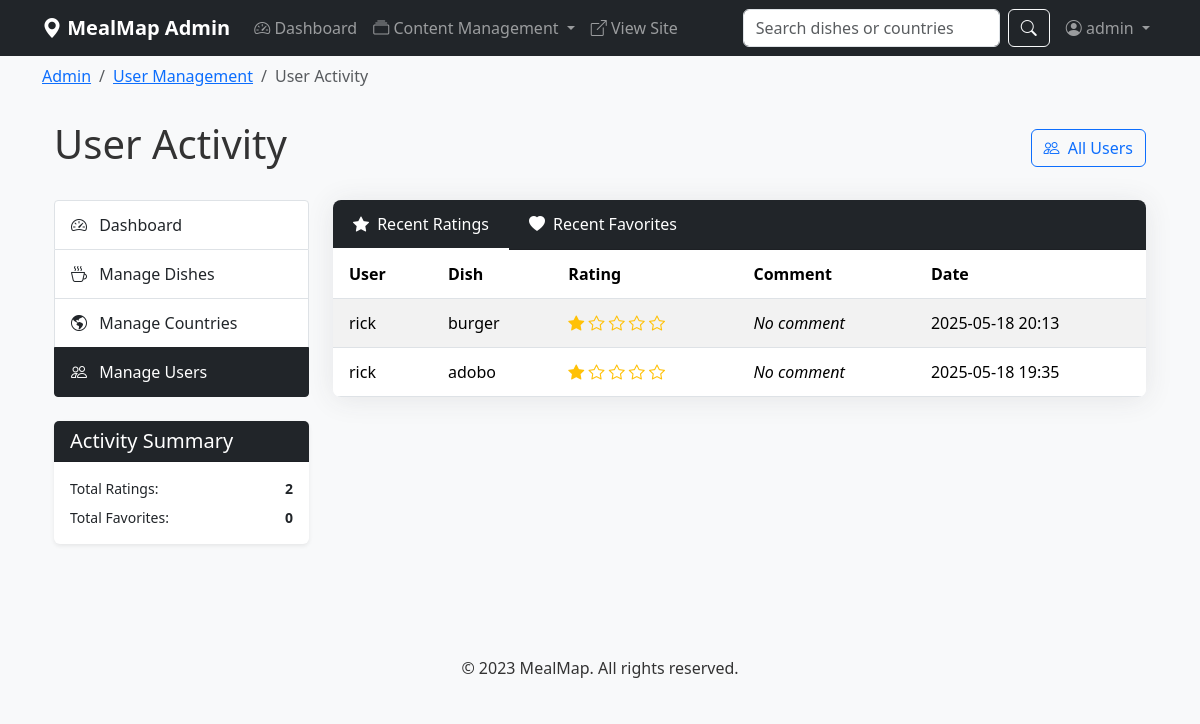
Screenshot of /admin/users/activity (signed in) with the database file from the repository.
### models.py (models this page shows, shortened)
class User(UserMixin, db.Model):
    id = db.Column(db.Integer, primary_key=True)
    username = db.Column(db.String(80), unique=True, nullable=False)
    email = db.Column(db.String(120), unique=True, nullable=False)
    password_hash = db.Column(db.String(128))
    is_admin = db.Column(db.Boolean, default=False)
    created_at = db.Column(db.DateTime, default=db.func.current_timestamp())
    favorites = db.relationship('Favorite', backref='user', lazy=True)
    ratings = db.relationship('Rating', backref='user', lazy=True)

class Rating(db.Model):
    id = db.Column(db.Integer, primary_key=True)
    user_id = db.Column(db.Integer, db.ForeignKey('user.id'), nullable=False)
    dish_id = db.Column(db.Integer, db.ForeignKey('dish.id'), nullable=False)
    rating = db.Column(db.Integer, nullable=False)  # 1-5 stars
    comment = db.Column(db.Text)
    created_at = db.Column(db.DateTime, default=db.func.current_timestamp())

class Dish(db.Model):
    id = db.Column(db.Integer, primary_key=True)
    name = db.Column(db.String(100), nullable=False)
    description = db.Column(db.Text, nullable=False)
    country_id = db.Column(db.Integer, db.ForeignKey('country.id'), nullable=False)
    image_path = db.Column(db.String(255))
    created_at = db.Column(db.DateTime, default=db.func.current_timestamp())
    updated_at = db.Column(db.DateTime, default=db.func.current_timestamp(), onupdate=db.func.current_timestamp())
    ratings = db.relationship('Rating', backref='dish', lazy=True)
    favorites = db.relationship('Favorite', backref='dish', lazy=True)

### routes.py (the view)
@app.route('/admin/users/activity')
@login_required
@admin_required
def admin_user_activity():
    recent_ratings = Rating.query.order_by(Rating.created_at.desc()).limit(20).all()
    recent_favorites = Favorite.query.order_by(Favorite.created_at.desc()).limit(20).all()
    return render_template('admin/user_activity.html',
                          ratings=recent_ratings,
                          favorites=recent_favorites)

### routes.py (called while the page is built)
@login_manager.user_loader
def load_user(user_id):
    return User.query.get(int(user_id))

def admin_required(f):
    @functools.wraps(f)
    def decorated_function(*args, **kwargs):
        if not current_user.is_authenticated or not current_user.is_admin:
            flash('You need administrator privileges to access this page.', 'danger')
            return redirect(url_for('index'))
        return f(*args, **kwargs)
    return decorated_function

### templates/admin/user_activity.html (shortened to what this page needs)
{% extends 'base.html' %}
{% block admin_breadcrumb %}
<li class="breadcrumb-item"><a href="{{ url_for('admin_users') }}">User Management</a></li>
<li class="breadcrumb-item active">User Activity</li>
{% endblock %}
{% block content %}
<div class="container">
    <div class="d-flex justify-content-between align-items-center mb-4">
        <h1>User Activity</h1>
        <div>
            <a href="{{ url_for('admin_users') }}" class="btn btn-outline-primary">
                <i class="bi bi-people me-1"></i> All Users
            </a>
        </div>
    </div>
    <div class="row">
        <div class="col-md-3 mb-4">
            <div class="list-group admin-sidebar">
                <a href="{{ url_for('admin_dashboard') }}" class="list-group-item list-group-item-action">
                    <i class="bi bi-speedometer2 me-2"></i> Dashboard
                </a>
                <a href="{{ url_for('admin_dishes') }}" class="list-group-item list-group-item-action">
                    <i class="bi bi-cup-hot me-2"></i> Manage Dishes
                </a>
                <a href="{{ url_for('admin_countries') }}" class="list-group-item list-group-item-action">
                    <i class="bi bi-globe-americas me-2"></i> Manage Countries
                </a>
                <a href="{{ url_for('admin_users') }}" class="list-group-item list-group-item-action active">
                    <i class="bi bi-people me-2"></i> Manage Users
                </a>
            </div>
            <div class="card mt-4 admin-stats-summary">
                <div class="card-header bg-dark text-white">
                    <h5 class="mb-0">Activity Summary</h5>
                </div>
                <div class="card-body">
                    <div class="d-flex justify-content-between mb-2">
                        <div>Total Ratings:</div>
                        <div class="fw-bold">{{ ratings|length }}</div>
                    </div>
                    <div class="d-flex justify-content-between">
                        <div>Total Favorites:</div>
                        <div class="fw-bold">{{ favorites|length }}</div>
                    </div>
                </div>
            </div>
        </div>
        <div class="col-md-9">
            <div class="card admin-card">
                <div class="card-header bg-dark text-white p-0">
                    <ul class="nav nav-tabs card-header-tabs" id="activityTab" role="tablist">
                        <li class="nav-item" role="presentation">
                            <button class="nav-link active text-white" id="ratings-tab" data-bs-toggle="tab" data-bs-target="#ratings" type="button" role="tab" aria-controls="ratings" aria-selected="true">
                                <i class="bi bi-star-fill me-1"></i> Recent Ratings
                            </button>
                        </li>
                        <li class="nav-item" role="presentation">
                            <button class="nav-link text-white" id="favorites-tab" data-bs-toggle="tab" data-bs-target="#favorites" type="button" role="tab" aria-controls="favorites" aria-selected="false">
                                <i class="bi bi-heart-fill me-1"></i> Recent Favorites
                            </button>
                        </li>
                    </ul>
                </div>
                <div class="card-body p-0">
                    <div class="tab-content" id="activityTabContent">
                        <div class="tab-pane fade show active" id="ratings" role="tabpanel" aria-labelledby="ratings-tab">
                            <div class="table-responsive">
                                <table class="table table-striped table-hover admin-table mb-0">
                                    <thead>
                                        <tr>
                                            <th>User</th>
                                            <th>Dish</th>
                                            <th>Rating</th>
                                            <th>Comment</th>
                                            <th>Date</th>
                                        </tr>
                                    </thead>
                                    <tbody>
                                        {% for rating in ratings %}
                                        <tr>
                                            <td>{{ rating.user.username }}</td>
                                            <td>{{ rating.dish.name }}</td>
                                            <td>
                                                <div class="text-warning">
                                                    {% for i in range(5) %}
                                                        <i class="bi {% if i < rating.rating %}bi-star-fill{% else %}bi-star{% endif %}"></i>
                                                    {% endfor %}
                                                </div>
                                            </td>
                                            <td>{% if rating.comment %}{{ rating.comment|truncate(50) }}{% else %}<em>No comment</em>{% endif %}</td>
                                            <td>{{ rating.created_at.strftime('%Y-%m-%d %H:%M') }}</td>
                                        </tr>
                                        {% else %}
                                        <tr>
                                            <td colspan="5" class="text-center">No ratings yet.</td>
                                        </tr>
                                        {% endfor %}
                                    </tbody>
                                </table>
                            </div>
                        </div>
                    </div>
                </div>
            </div>
        </div>
    </div>
</div>
{% endblock %}

### templates/base.html (shortened to what this page needs)
<!DOCTYPE html>
<html lang="en">
<head>
    <link href="https://cdn.jsdelivr.net/npm/bootstrap@5.3.6/dist/css/bootstrap.min.css" rel="stylesheet">
    <link rel="stylesheet" href="https://cdn.jsdelivr.net/npm/bootstrap-icons@1.11.2/font/bootstrap-icons.min.css">
    <link rel="stylesheet" href="{{ url_for('static', filename='css/style.css') }}">
</head>
<body>
    <nav class="navbar navbar-expand-lg navbar-dark sticky-top {% if current_user.is_authenticated and current_user.is_admin %}bg-dark{% else %}bg-primary{% endif %}">
        <div class="container">
            <a class="navbar-brand" href="{{ url_for('index') }}">
                <i class="bi bi-geo-alt-fill"></i> {% if current_user.is_authenticated and current_user.is_admin %}MealMap Admin{% else %}MealMap{% endif %}
            </a>
            <div class="collapse navbar-collapse" id="navbarNav">
                <ul class="navbar-nav me-auto">
                    {% if current_user.is_authenticated and current_user.is_admin %}
                    <li class="nav-item">
                        <a class="nav-link" href="{{ url_for('admin_dashboard') }}">
                            <i class="bi bi-speedometer2"></i> Dashboard
                        </a>
                    </li>
                    <li class="nav-item dropdown">
                        <a class="nav-link dropdown-toggle" href="#" id="contentDropdown" role="button" data-bs-toggle="dropdown" aria-expanded="false">
                            <i class="bi bi-collection"></i> Content Management
                        </a>
                    </li>
                    <li class="nav-item">
                        <a class="nav-link" href="{{ url_for('index') }}" target="_blank">
                            <i class="bi bi-box-arrow-up-right"></i> View Site
                        </a>
                    </li>
                    {% endif %}
                </ul>
                {% if not current_user.is_authenticated or not current_user.is_admin %}
                <form class="d-flex me-2" action="{{ url_for('search') }}" method="get">
                    <input class="form-control me-2" type="search" name="query" placeholder="Search dishes or countries" aria-label="Search">
                    <button class="btn btn-outline-light" type="submit">Search</button>
                </form>
                {% else %}
                <form class="d-flex me-2" action="{{ url_for('search') }}" method="get">
                    <input class="form-control me-2" type="search" name="query" placeholder="Search dishes or countries" aria-label="Search">
                    <button class="btn btn-outline-light" type="submit"><i class="bi bi-search"></i></button>
                </form>
                {% endif %}
                <ul class="navbar-nav">
                    {% if current_user.is_authenticated %}
                        {% if current_user.is_admin %}
                        <li class="nav-item dropdown">
                            <a class="nav-link dropdown-toggle" href="#" id="adminUserDropdown" role="button" data-bs-toggle="dropdown" aria-expanded="false">
                                <i class="bi bi-person-circle"></i> {{ current_user.username }}
                            </a>
                        </li>
                        {% endif %}
                    {% endif %}
                </ul>
            </div>
        </div>
    </nav>
    {% if current_user.is_authenticated and current_user.is_admin %}
    <div class="bg-light py-2">
        <div class="container">
            <nav aria-label="breadcrumb">
                <ol class="breadcrumb mb-0">
                    <li class="breadcrumb-item"><a href="{{ url_for('admin_dashboard') }}">Admin</a></li>
                    {% block admin_breadcrumb %}{% endblock %}
                </ol>
            </nav>
        </div>
    </div>
    {% endif %}
    <div class="container mt-4">
        {% block content %}{% endblock %}
    </div>
    <footer class="py-3 mt-5 bg-light">
        <div class="container text-center">
            <p class="mb-0">&copy; 2023 MealMap. All rights reserved.</p>
        </div>
    </footer>
</body>
</html>

### static/css/style.css (style rules this page uses)
body { font-family: 'Segoe UI', Tahoma, Geneva, Verdana, sans-serif; color: #333; background-color: #f8f9fa; }
.navbar-brand { font-weight: bold; }
.card { box-shadow: 0 0.125rem 0.25rem rgba(0, 0, 0, 0.075); border: none; margin-bottom: 1.5rem; }
.card-header { background-color: #f8f9fa; border-bottom: 1px solid rgba(0, 0, 0, 0.125); }
.text-warning .bi-star-fill, .text-warning .bi-star-half { color: #ffc107; }
.admin-sidebar { position: sticky; top: 1rem; }
.admin-sidebar .list-group-item { padding: 0.75rem 1rem; border-radius: 0; }
.admin-sidebar .list-group-item:first-child { border-top-left-radius: 0.25rem; border-top-right-radius: 0.25rem; }
.admin-sidebar .list-group-item:last-child { border-bottom-left-radius: 0.25rem; border-bottom-right-radius: 0.25rem; }
.admin-sidebar .list-group-item.active { background-color: #212529; border-color: #212529; }
.admin-card { box-shadow: 0 0.15rem 1.75rem 0 rgba(58, 59, 69, 0.1); border: none; border-radius: 0.5rem; overflow: hidden; }
.admin-card .card-header { padding: 1rem 1.25rem; margin-bottom: 0; font-weight: 500; }
.admin-table { margin-bottom: 0; }
.admin-table th, .admin-table td { vertical-align: middle; padding: 0.75rem 1rem; }
.admin-stats-summary { font-size: 0.875rem; }
.nav-tabs .nav-link { border: none; border-bottom: 3px solid transparent; border-radius: 0; padding: 0.75rem 1.25rem; font-weight: 500; }
.nav-tabs .nav-link.active { border-bottom-color: #fff; background-color: transparent; }
.card-header-tabs { margin-right: 0; margin-bottom: -1px; margin-left: 0; border-bottom: 0; }

### rows the page displays
User: username "admin"
Rating: user.username "rick", dish.name "burger", rating 1 (drawn), comment "No comment", created_at "2025-05-18 20:13"
Rating: user.username "rick", dish.name "adobo", rating 1 (drawn), comment "No comment", created_at "2025-05-18 19:35"

### other values shown
{{ ratings|length }} "2"
{{ favorites|length }} "0"
